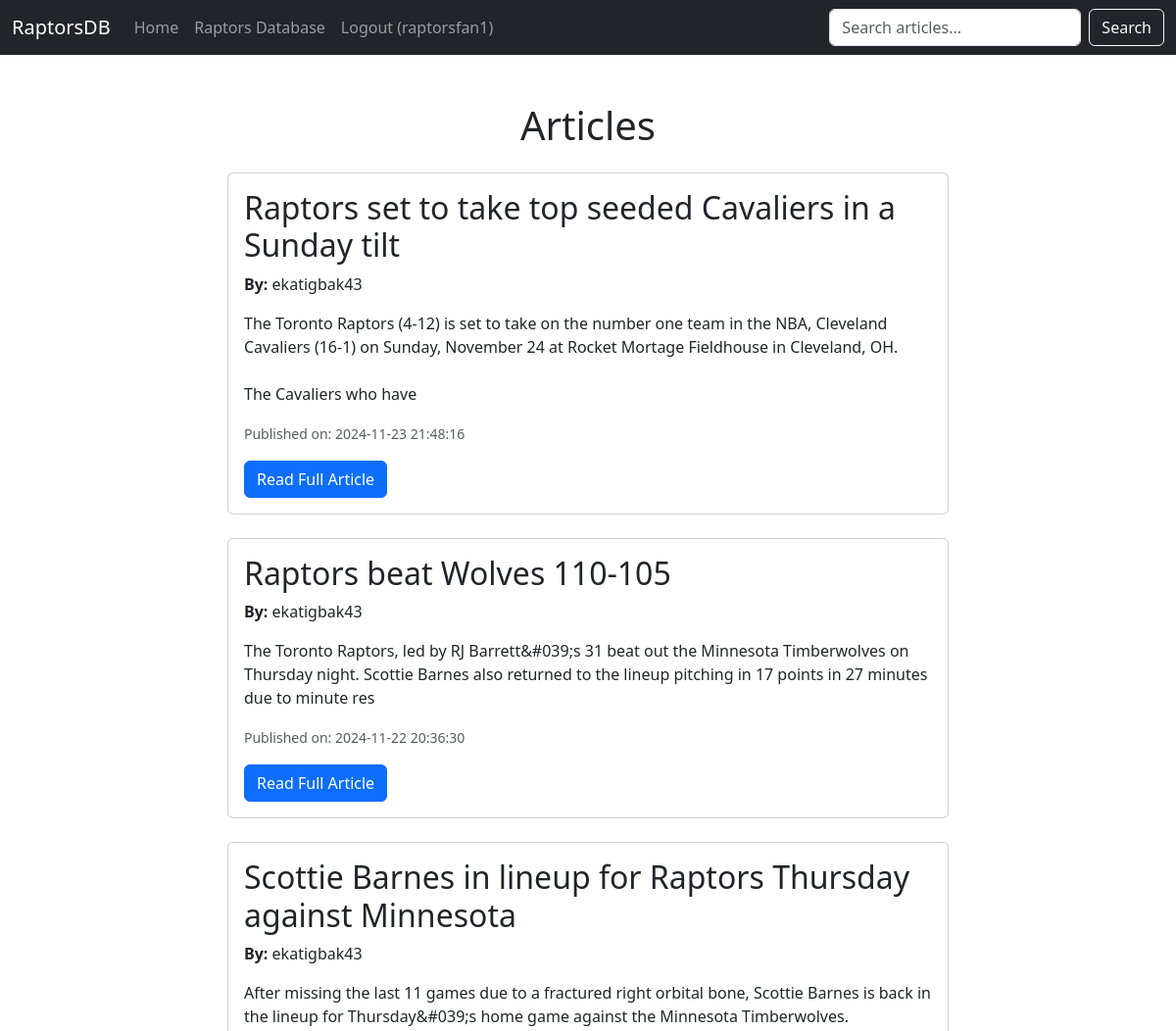
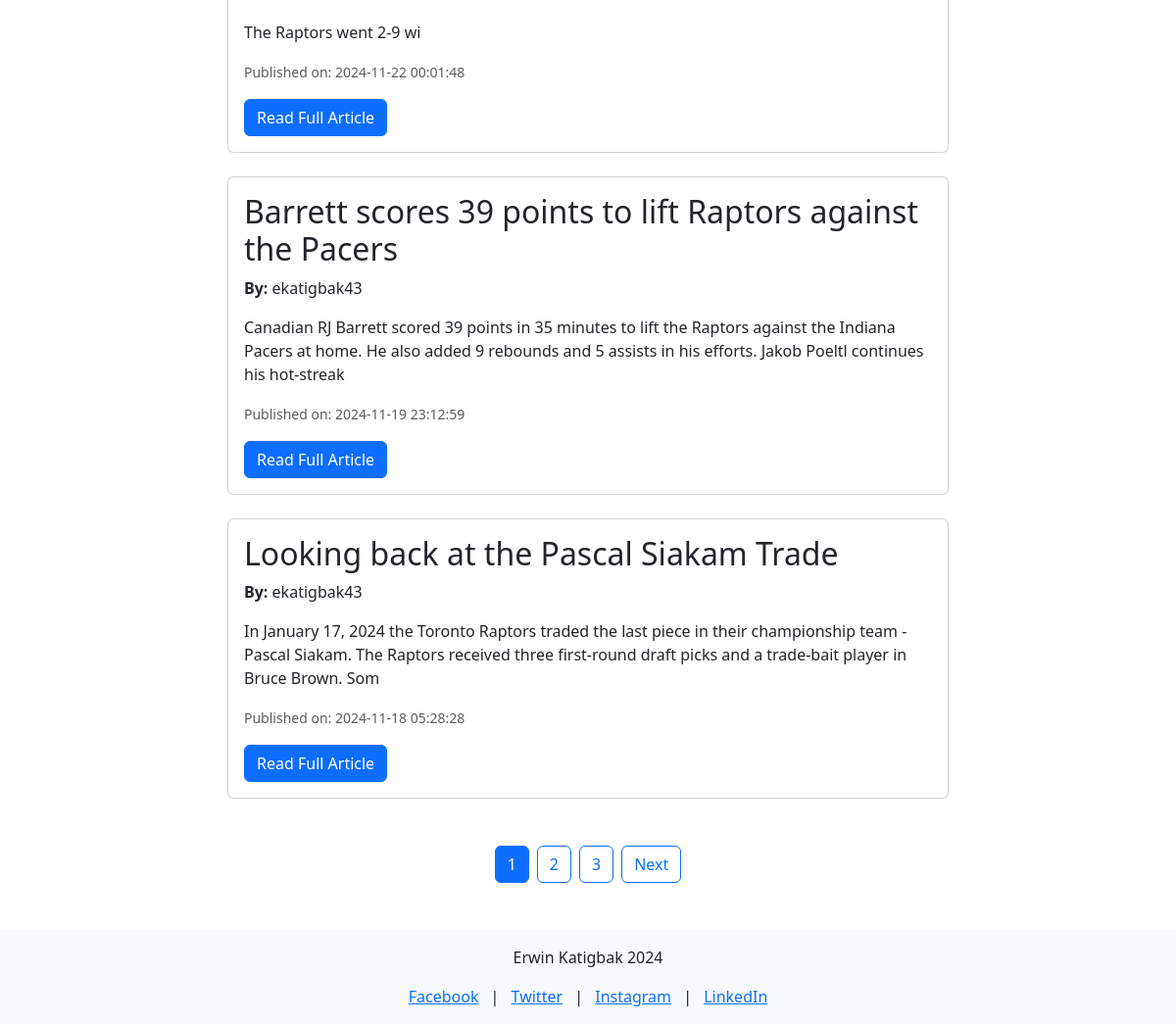
Screenshot of /index.php (signed in) with the database file from the repository (2 pictures, top to bottom).
### tables this page shows
CREATE TABLE `articles` (
  `article_id` int(11) NOT NULL,
  `title` varchar(255) NOT NULL,
  `content` text DEFAULT NULL,
  `image` varchar(255) DEFAULT NULL,
  `author_id` int(11) DEFAULT NULL,
  `created_at` timestamp NOT NULL DEFAULT current_timestamp()
);

CREATE TABLE `users` (
  `user_id` int(11) NOT NULL,
  `username` varchar(50) NOT NULL,
  `password` varchar(255) NOT NULL,
  `role` enum('admin','editor','user','guest') NOT NULL
);

### index.php (the view, shortened to what this page needs)
<?php
require('connect.php');
$articles_per_page = 5;
$page = isset($_GET['page']) && is_numeric($_GET['page']) ? (int)$_GET['page'] : 1;
$offset = ($page - 1) * $articles_per_page;
try {
    $total_query = "SELECT COUNT(*) AS total FROM articles";
    $total_statement = $db->prepare($total_query);
    $total_statement->execute();
    $total_articles = $total_statement->fetch(PDO::FETCH_ASSOC)['total'];
    $total_pages = ceil($total_articles / $articles_per_page);
    $query = "SELECT a.article_id, a.title, a.content, a.created_at, u.username AS author
              FROM articles a
              JOIN users u ON a.author_id = u.user_id
              ORDER BY a.created_at DESC
              LIMIT :limit OFFSET :offset";
    $statement = $db->prepare($query);
    $statement->bindValue(':limit', $articles_per_page, PDO::PARAM_INT);
    $statement->bindValue(':offset', $offset, PDO::PARAM_INT);
    $statement->execute();
    $articles = $statement->fetchAll(PDO::FETCH_ASSOC);
} catch (PDOException $e) {
    echo "Error: " . $e->getMessage();
}
?>
<!DOCTYPE html>
<html lang="en">
<head>
    <link href="https://cdn.jsdelivr.net/npm/bootstrap@5.3.0-alpha3/dist/css/bootstrap.min.css" rel="stylesheet">
</head>
<body>
    <?php include('nav.php'); ?>
    <div class="container my-5">
        <h1 class="text-center mb-4">Articles</h1>
        <?php if ($articles && count($articles) > 0): ?>
            <div class="row justify-content-center">
                <?php foreach ($articles as $article): ?>
                    <div class="col-md-8 mb-4">
                        <div class="card">
                            <div class="card-body">
                                <h2 class="card-title"><?= htmlspecialchars($article['title']) ?></h2>
                                <p class="card-text"><strong>By:</strong> <?= htmlspecialchars($article['author']) ?></p>
                                <p class="card-text"><?= nl2br(htmlspecialchars(substr($article['content'], 0, 200))) ?></p>
                                <p class="card-text"><small class="text-muted">Published on: <?= htmlspecialchars($article['created_at']) ?></small></p>
                                <a href="view_article.php?id=<?= $article['article_id'] ?>" class="btn btn-primary">Read Full Article</a>
                            </div>
                        </div>
                    </div>
                <?php endforeach; ?>
            </div>
        <?php else: ?>
            <p class="text-center">No articles found.</p>
        <?php endif; ?>
        <div class="pagination d-flex justify-content-center mt-4">
            <?php for ($i = 1; $i <= $total_pages; $i++): ?>
                <a href="?page=<?= $i ?>" class="btn <?= $i === $page ? 'btn-primary' : 'btn-outline-primary' ?> mx-1"><?= $i ?></a>
            <?php endfor; ?>
            <?php if ($page < $total_pages): ?>
                <a href="?page=<?= $page + 1 ?>" class="btn btn-outline-primary mx-1">Next</a>
            <?php endif; ?>
        </div>
    </div>
    <?php include('footer.php'); ?>
</body>
</html>

### rows the page displays
articles: title "Raptors set to take top seeded Cavaliers in a Sunday tilt", author.username "ekatigbak43", content "The Toronto Raptors (4-12) is set to take on the number one team in the NBA, Cleveland Cavaliers (16-1) on Sunday, November 24 at Rocket Mortage Fieldhouse in Cleveland, OH. The Cavaliers who have", created_at "2024-11-23 21:48:16"
articles: title "Raptors beat Wolves 110-105", author.username "ekatigbak43", content "The Toronto Raptors, led by RJ Barrett&#039;s 31 beat out the Minnesota Timberwolves on Thursday night. Scottie Barnes also returned to the lineup pitching in 17 points in 27 minutes due to minute res", created_at "2024-11-22 20:36:30"
articles: title "Scottie Barnes in lineup for Raptors Thursday against Minnesota", author.username "ekatigbak43", content "After missing the last 11 games due to a fractured right orbital bone, Scottie Barnes is back in the lineup for Thursday&#039;s home game against the Minnesota Timberwolves. The Raptors went 2-9 wi", created_at "2024-11-22 00:01:48"
articles: title "Barrett scores 39 points to lift Raptors against the Pacers", author.username "ekatigbak43", content "Canadian RJ Barrett scored 39 points in 35 minutes to lift the Raptors against the Indiana Pacers at home. He also added 9 rebounds and 5 assists in his efforts. Jakob Poeltl continues his hot-streak", created_at "2024-11-19 23:12:59"
articles: title "Looking back at the Pascal Siakam Trade", author.username "ekatigbak43", content "In January 17, 2024 the Toronto Raptors traded the last piece in their championship team - Pascal Siakam. The Raptors received three first-round draft picks and a trade-bait player in Bruce Brown. Som", created_at "2024-11-18 05:28:28"

### other values shown
$_SESSION['username'] "raptorsfan1"
